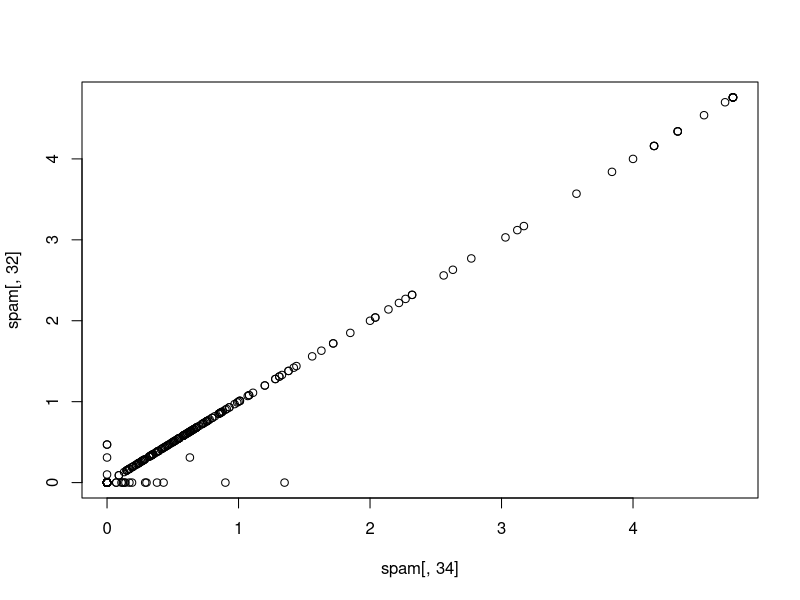
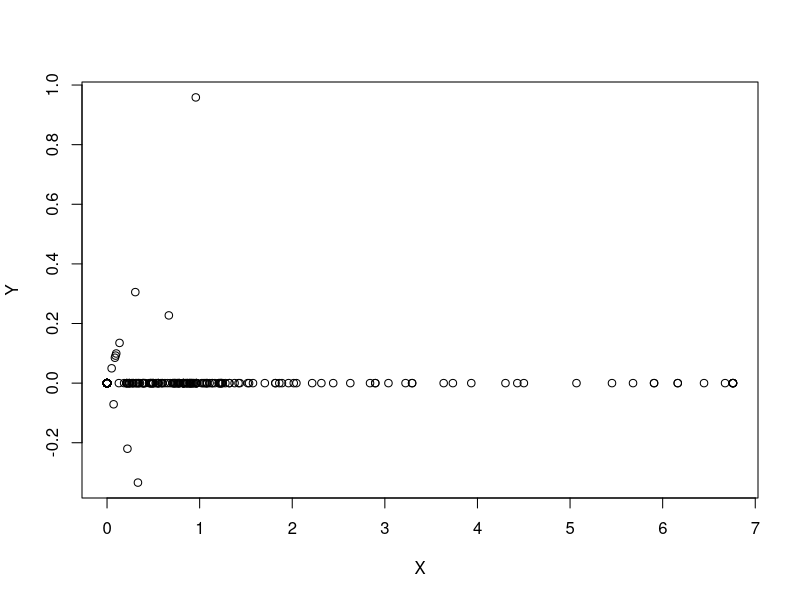
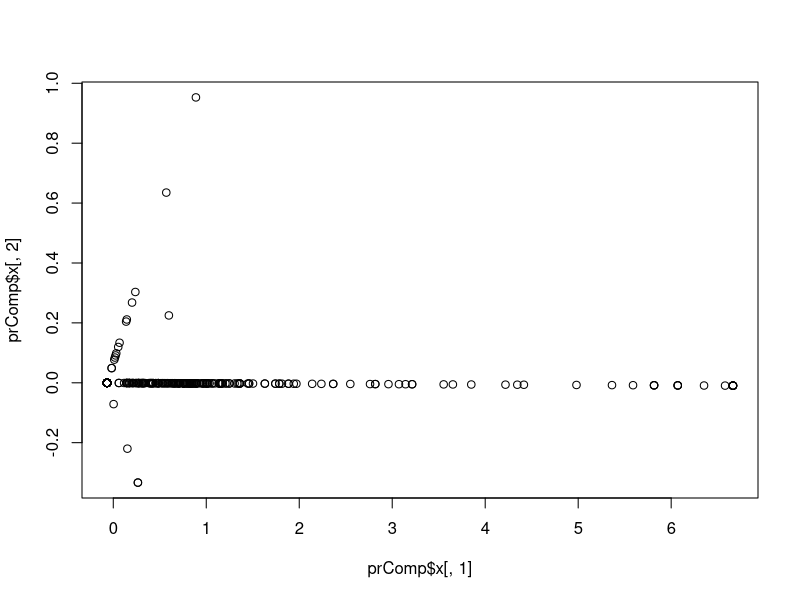
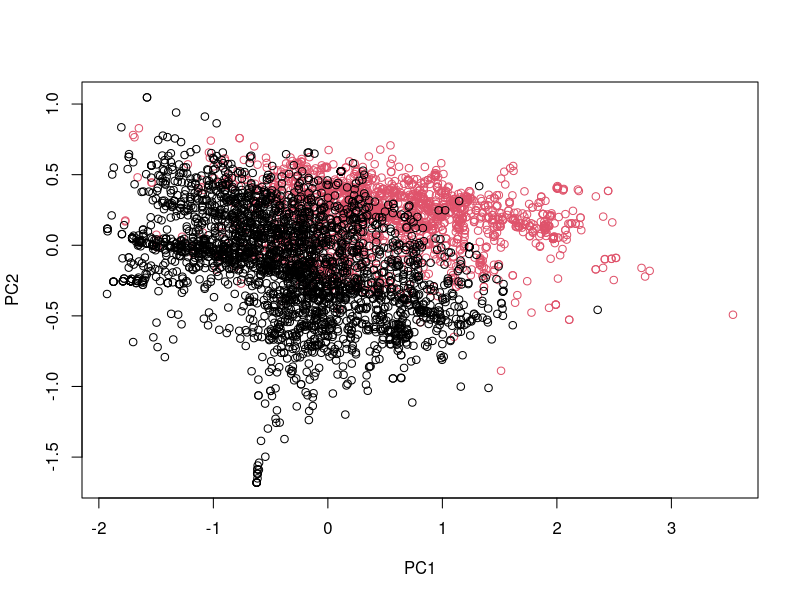
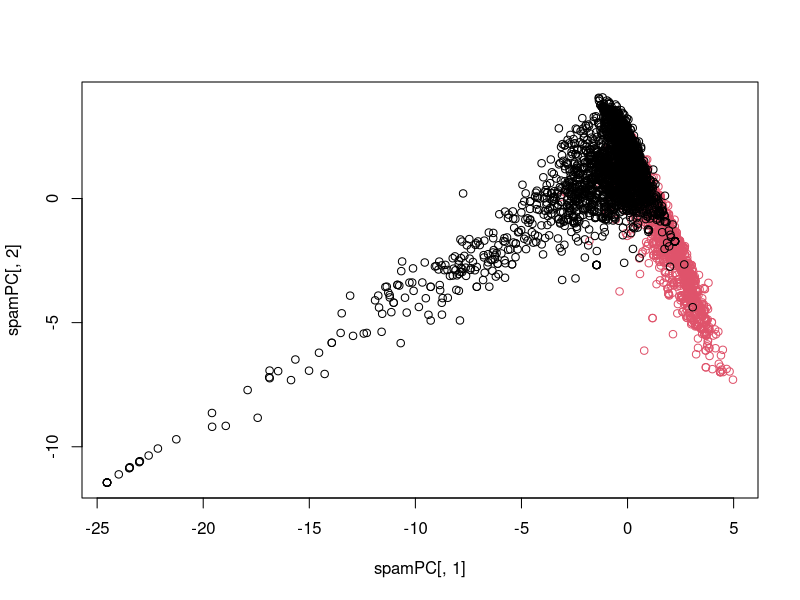

Generate these figures, in order, with R: (Note: this script raises an error after producing the figures.)
#Pre Processing PCA (Principal Component Analisys)


#Esta es una conferencia sobre preprossings, preprocesamiento de covariantes con análisis de componentes principales. 


#La idea es que a menudo tienes múltiples variables cuantitativas y, a veces, estarán altamente correlacionadas entre sí. En otras palabras, serán muy similares a ser casi la misma variable exacta. En este caso, no es necesariamente útil incluir todas las variables en el modelo. Es posible que desee incluir algún resumen que capture la mayor parte de la información en esas variables cuantitativas. 

#Entonces, como ejemplo, voy a usar el conjunto de datos de spam nuevamente. Así que cargué el paquete caret aquí, cargué el paquete de la aplicación del kernel y cargué el conjunto de datos de spam. Nuevamente, creo un conjunto de entrenamiento y prueba y voy a realizar solo las operaciones en el conjunto de entrenamiento que estoy haciendo aquí. 

library(caret)
library(kernlab)

data(spam)

inTrain <- createDataPartition(y=spam$type,
                               p=0.75, list=FALSE)
training <- spam[inTrain,]
testing <- spam[-inTrain,]


#Para que toda la exploración, la creación de modelos y la creación de características tengan que realizarse en el conjunto de entrenamiento. Lo primero que hago es que dejo fuera solo la columna 58 de este conjunto de entrenamiento. 

#Que en este caso es el resultado. Así que estoy mirando todas las demás variables predictoras. Y calculo la correlación entre todas esas columnas. La correlación entre todas las variables predictoras. Y tomo su valor absoluto. 

#Así que estoy buscando todas las variables predictoras que tienen una correlación muy alta o son muy similares entre sí. Cada variable tiene una correlación de 1 consigo misma. Entonces no estoy interesado en esas variables. Ya sabes, eliminando variables que tienen altas correlaciones consigo mismas, como todas las tienen. Así que establezco la diagonal de esas matrices, que resulta ser igual a 0. Eso es básicamente establecer la correlación entre las variables consigo misma, igual a 0. 

M <- abs(cor(training[,-58]))
diag(M) <- 0
which(M > 0.8,arr.ind=T)

#Y luego miro, ¿cuál de estas variables tiene una alta correlación entre sí? En otras palabras, ¿cuál de las variables tiene una correlación superior a 0,8? Entonces resulta que dos variables tienen una correlación muy alta entre sí. Son el num415 y el num857. 

#Así es como, si el número 415 y 857 aparecen en el correo electrónico y con frecuencia aparecen juntos. Es probable que esto se deba a que hay un número de teléfono que tiene variables similares allí. Entonces, si miro el conjunto de datos de spam, en las columnas 34 y 32, que obtuve al obtener eso de la variable de correlación anterior. Veo que son estas dos variables, estas dos columnas las que están altamente correlacionadas entre sí. Y si coloco esas dos columnas una contra la otra, veo exactamente lo que esperaría. 


names(spam)[c(34,32)]
plot(spam[,34],spam[,32])


#Entonces, la frecuencia de cuatro 415 y 857 está increíblemente altamente correlacionada, esto básicamente se encuentra perfectamente en una línea entre sí. 


#Entonces, como el número 415 aparece con más frecuencia, también lo hace el número 857. Entonces, la idea es que incluir ambos predictores en el modelo podría no ser necesariamente muy útil. Entonces, la idea básica es, ¿cómo podemos tomar esas variables y convertirlas, digamos, en una sola variable que podría ser mejor? Y una idea es pensar en ello como una combinación ponderada de esos predictores que explica la mayor parte de lo que está sucediendo. 

#Entonces, la idea es elegir la combinación que capture la mayor cantidad de información posible. Y los beneficios aquí son que está reduciendo la cantidad de predictores que necesita incluir en su modelo. Entonces eso es bueno. Y también está reduciendo el ruido. En otras palabras, está promediando o combinando variables juntas, por lo que puede reducirlas juntas. 

#Entonces, si hace esto de una manera inteligente, en realidad gana bastante al hacer análisis de componentes principales. Así que una idea en la que pensar es justa. Básicamente, lo que está tratando de hacer es encontrar una combinación de estas variables que expliquen de cerca la variabilidad. Entonces, solo como ejemplo, aquí hay una combinación que podría hacer. Podría decir que podría tomar 0,71 veces la variable 415 más 0,71 veces la variable 857. 

X <- 0.71*training$num415 + 0.71*training$num857
Y <- 0.71*training$num415 - 0.71*training$num857


#Y crea una nueva variable llamada x. Que es básicamente la suma de esas dos variables. Entonces podría tomar la diferencia de esas dos variables. Básicamente haciendo 0,71 por 415 menos 0,71 por 857. Así que esto básicamente es sumar, x es sumar las dos variables, y es restar las dos variables. Entonces, si grafica esas variables entre sí, cuando las sumo, ese es el eje x, y cuando tomo la diferencia, ese es el eje y. 


plot(X,Y)

#Y entonces puede ver que la mayor parte de la variabilidad ocurre en el eje x. En otras palabras, hay muchos puntos distribuidos a lo largo del eje x, pero la mayoría de los puntos están agrupados aquí en 0 en el eje y. De modo que casi todos estos puntos tienen un valor y de 0. Por lo tanto, la suma de las dos variables captura la mayor parte de la información en esas dos variables y la resta de las variables requiere menos información. Entonces, la idea aquí es que podríamos querer usar la suma de las dos variables como predictor. Eso reducirá el número previsto que tendremos que utilizar y renovar parte del ruido. Entonces, hay dos problemas relacionados con cómo hacer esto en un sentido más general.

#Y entonces las ideas son encontrar un nuevo conjunto de variables basadas en las variables que tienes que no están correlacionadas y explican la mayor variabilidad posible. 

#En otras palabras del gráfico anterior, estamos buscando la variable x que tiene mucha variación. Y no la variable y, que casi siempre es 0. Entonces, si juntas las variables en una matriz, crea la mejor matriz con menos variables. En otras palabras, este es un rango más bajo si está hablando matemáticamente que explica los datos originales. Estos dos problemas están estrechamente relacionados entre sí. Y ambos son la idea de que podemos usar menos variables para explicar casi todo lo que está sucediendo. 

#El primer objetivo es un objetivo estadístico y el segundo objetivo es un objetivo de compresión de datos. Pero también lo son, ambos son muy útiles para el aprendizaje automático. Entonces, hay dos soluciones relacionadas y son muy similares entre sí. Entonces, si x es una matriz con una variable en cada columna y una observación en cada fila, como un dato en el marco que normalmente tiene en R. Entonces la descomposición de valor singular es una descomposición de matriz. Entonces, toma ese marco de datos X y lo divide en tres matrices, una matriz U, una matriz D y una matriz B. Y la V, las columnas de U se llaman vectores singulares izquierdos. Y las columnas de B se denominan vectores singulares correctos. Y D es una matriz diagonal. Esos se llaman valores singulares. 

#Aprenderá sobre esto al obtener datos o al análisis de datos exploratorios si ha tomado esas clases. Los componentes principales son iguales a los vectores singulares correctos si escalas los datos de la misma manera. En otras palabras, la solución a ambos problemas de los que hablé en la diapositiva anterior es la misma si realiza la escala correcta. 

#Entonces, la idea aquí es que estas variables en V se construyen para explicar la cantidad máxima de variación en los datos. Entonces, solo para mostrarle cómo funciona esto en un ejemplo real, suponga que tomamos ese conjunto de datos de spam. Y solo tomamos esas dos variables que estaban altamente correlacionadas entre sí. Variables 34 y 32. Entonces hacemos componentes principales. Igual que la descomposición del valor singular en, en ese pequeño conjunto de datos que solo consta de esas dos variables. 

smallSpam <- spam[,c(34,32)]
prComp <- prcomp(smallSpam)
plot(prComp$x[,1],prComp$x[,2])



#Si graficamos el primer componente principal frente al segundo componente principal. Vemos una trama que es muy similar a la que les mostré anteriormente. Donde el primer componente principal parece sumar las dos variables. Y el segundo componente principal se parece mucho a restar las dos variables entre sí. Entonces, ¿por qué haríamos componentes principales, en lugar de simplemente sumar y restar? Bueno, los componentes principales le permiten realizar esta operación, incluso si tiene más de dos variables. Es posible que pueda reducir todas las variables a una cantidad muy pequeña de combinaciones de sumas y diferencias y sumas ponderadas y diferencias de las variables que ha observado. Por lo tanto, el uso de componentes principales puede permitirle observar una gran cantidad de variables cuantitativas y reducirlo bastante. 

#Lo único que también puede ver en este objeto de componente principal es la matriz de rotación.

prComp$rotation

#Que es básicamente cómo se resumen las dos variables para obtener cada uno de los componentes principales. Y aquí puede ver por qué puse 0,71 en la suma y la diferencia en la primera diapositiva. Entonces, el componente principal uno es solo 0.7081 por num14, 415 y 0.7061 por num857. 

#El componente principal dos es solo la diferencia nuevamente, multiplicado por 0.7061 y menos 0.7081. Entonces, básicamente, en este caso particular, el primer componente principal, el que explica la mayor variabilidad, es simplemente sumar las dos variables. Y la variable que explica la segunda mayor variabilidad en estas dos variables es tomar la diferencia entre las dos variables. Entonces, en estos datos de spam, podemos hacer esto para más variables que solo las dos variables. Es por eso que los componentes principales pueden ser útiles. 

#Entonces, aquí, estoy creando una variable que será el color con el que vamos a colorear nuestros puntos. Entonces, es de color igual al negro si no eres un spam y de color igual al rojo si eres un spam. 

typeColor <- ((spam$type=="spam")*1 + 1)
prComp <- prcomp(log10(spam[,-58]+1))
plot(prComp$x[,1],prComp$x[,2],col=typeColor,xlab="PC1",ylab="PC2")

#Y esta variable aquí, o esta declaración aquí calcula los componentes principales de todo el conjunto de datos. Notarás que he aplicado una función del conjunto de datos, la transformación log 10. Y agregué uno. He hecho esto para que los datos parezcan un poco más gaussianos. Porque algunas de las variables tienen un aspecto normal, porque algunas de las variables están sesgadas. Y a menudo tiene que hacer eso para que el análisis de componentes principales parezca sensato. Entonces calculé los componentes principales de todo el conjunto de datos. Entonces, en este caso, ahora puedo trazar nuevamente el componente principal uno, versus el componente principal dos. El componente principal uno ya no es una suma fácil de dos variables. Puede ser una combinación bastante complicada de todas las variables del conjunto de datos.

#Pero es la combinación la que explica la mayor variación en los datos. El componente principal dos es la combinación que explica la segunda mayor variación. Y el componente principal tres explica el tercero más y así sucesivamente. Entonces, si trazo el componente principal uno. Esa es solo una variable que he calculado. Versus variable principal componente dos que es otra variable que he calculado. Luego los coloreo con el indicador de spam. Entonces, si cada punto, entonces cada uno de estos puntos corresponde a una sola observación. Los rojos corresponden a observaciones de spam y los negros solo a observaciones de radioaficionados. Se puede ver en el espacio del componente principal uno, oa lo largo del componente principal uno. Hay un poco de separación entre los mensajes de radioaficionado y los mensajes de spam. 


#En otras palabras, los mensajes de spam tienden a tener valores un poco más altos que el componente principal uno. Por lo tanto, esta es una forma de reducir el tamaño de su conjunto de datos y al mismo tiempo capturar una gran cantidad de variación, que es una, una, la idea detrás de la creación de características. También puede hacer esto en caret. 

preProc <- preProcess(log10(spam[,-58]+1),method="pca",pcaComp=2)
spamPC <- predict(preProc,log10(spam[,-58]+1))
plot(spamPC[,1],spamPC[,2],col=typeColor)


#Entonces puedes hacerlo usando la función de preproceso. Así que esto es solo usar, básicamente hacer una operación de tipo similar con un paquete de caret. Pasas la función de preproceso. El mismo conjunto de datos que tenía antes. Dígale qué métodos usa. En este caso, le indica que utilice el análisis de componentes principales o PCA. Le dice el número de componentes principales a calcular. Y luego, lo que podemos hacer es calcular los valores de cada nuevo componente principal, por lo que el componente principal son dos variables. 

#Hay un componente principal, un componente principal dos. Y son básicamente un modelo que se ajusta a los datos. Entonces, la idea es que si obtiene una nueva observación, debe predecir cómo se verá el componente principal para esa nueva variable. Entonces pasamos este objeto preprocesado y el conjunto de datos a la función de predicción y eso nos da el componente principal. Si los graficamos entre sí, verá spam pc 1, entonces ese es el componente principal 1 versus el componente principal 2 aquí. 


#Y de nuevo ves un poco de separación. Entre el radioaficionado y los mensajes de spam, tanto en el componente principal como en el componente principal dos. Puede hacer esto, como le mostré antes, haciendo un preprocesamiento con el método PCA, usando la función preProcess. Y luego puede crear predicciones de entrenamiento utilizando la función de predicción. 

preProc <- preProcess(log10(training[,-58]+1),method="pca",pcaComp=2)
trainPC <- predict(preProc,log10(training[,-58]+1))

modelFit <- train(training$type ~ .,method="glm",data=trainPC)

#Y luego, ajustar un modelo que relacione la variable de entrenamiento con el componente principal. Así que aquí no he usado el conjunto de entrenamiento completo como datos para ajustar mi modelo. Tengo solo los componentes principales para el ajuste del modelo. En el conjunto de datos de prueba, debe usar el mismo componente principal que calculó en el conjunto de videos entrenados para las variables de prueba. Entonces, la idea aquí es que pasamos nuevamente al objeto de preproceso que calculamos en el conjunto de entrenamiento. 

#Pero ahora pasamos a los nuevos datos de prueba. Entonces, esta función de predicción tomará los componentes principales que calculamos a partir del entrenamiento. Y obtenga los nuevos valores para el conjunto de datos de prueba en esos mismos componentes principales. Entonces, lo que puede hacer es predecir. 

#El, usando el modelFit en los datos originales usando los componentes principales de la prueba. Y puede usar el argumento confusionMatrix en intercalación para obtener la precisión. 

testPC <- predict(preProc,log10(testing[,-58]+1))
confusionMatrix(testing$type,predict(modelFit,testPC))


#Y así, aquí calculamos un número relativamente pequeño de componentes principales, pero aún tenemos una precisión relativamente alta en la predicción. Por tanto, el análisis de componentes principales puede reducir el número de variables manteniendo la precisión. Entonces, la otra cosa que puede hacer es decidir que este análisis no use la función de predicción por separado. Puede incorporarlo directamente en su ejercicio de entrenamiento. Entonces, si toma la función de tren del paquete de intercalación y la pasa en un conjunto de entrenamiento. Pero le dice que procese previamente con el análisis de componentes principales. Hará ese procesamiento previo como parte del proceso de capacitación. Y luego, cuando hace la predicción en el nuevo conjunto de datos, simplemente le pasa un conjunto de datos de prueba y, en realidad, calculará las PC por usted. La razón por la que les mostré la forma más elaborada de calcular los PC primero y pasarlos al modelo. Es para que puedas ver lo que está pasando debajo del capó. Cuando pasa un comando como este, a la función de tren en el paquete de intercalación. Entonces esto es más útil para modelos de tipo lineal. Esto incluye análisis discriminante lineal, regresión lineal lineal y generalizada, cosas así.


modelFit <- train(training$type ~ .,method="glm",preProcess="pca",data=training)
confusionMatrix(testing$type,predict(modelFit,testing))

#Puede hacer que sea un poco más difícil interpretar los predictores. En el caso en el que solo tenía dos variables, era solo la suma y la diferencia de esas variables, era muy fácil predecir lo que eso significaba. Sin embargo, en general, si realiza componentes principales en una gran cantidad de variables cuantitativas. En cada componente principal puede haber una suma ponderada bastante compleja de las variables que ha observado, por lo que puede ser muy difícil de interpretar. Tienes que tener cuidado con los valores atípicos. Los valores atípicos realmente pueden causar estragos en el cálculo de los componentes principales. Entonces, haz eso mirando primero un análisis exploratorio e identificando valores atípicos. Al hacer transformaciones, como hice con la transformación de registro diez de los datos, también podría hacer transformaciones de Box Cox. Y nuevamente, trazar predictores para identificar problemas es el lugar clave para descubrir dónde está funcionando esto. Para obtener más información, puede ver la clase de análisis de datos exploratorios donde hablamos sobre el análisis de componentes principales y la SVD con más detalle. Y este libro, Elementos del aprendizaje estadístico, tiene una descripción general bastante agradable, aunque un poco técnica. De cómo funcionan los componentes principales para el aprendizaje automático.
